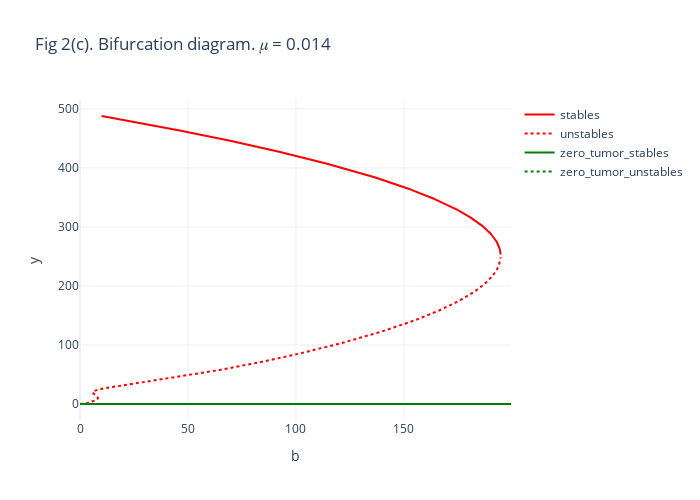

The cell this chart's notebook holds for it:
### Code cell
fig = go.Figure()
stables = df[df.stable & (df.y!=0)]
unstables = df[~df.stable & (df.y!=0)]
zero_tumor_stables = df[df.stable & (df.y==0)]
zero_tumor_unstables = df[~df.stable & (df.y==0)]

fig.add_trace(go.Scatter(x=stables.b, y=stables.y, mode='lines', name = "stables",
              line={"color":"red"}|get_line_mode(stable=True)))
fig.add_trace(go.Scatter(x=unstables.b, y=unstables.y, mode='lines', name = "unstables",
             line={"color":"red"}|get_line_mode(stable=False)))
fig.add_trace(go.Scatter(x=zero_tumor_stables.b, y=zero_tumor_stables.y, mode='lines', name = "zero_tumor_stables",
             line={"color":"green"}|get_line_mode(stable=True)))
fig.add_trace(go.Scatter(x=zero_tumor_unstables.b, y=zero_tumor_unstables.y, mode='lines', name = "zero_tumor_unstables",
             line={"color":"green"}|get_line_mode(stable=False)))

fig.update_layout(title="Fig 2(c). Bifurcation diagram. 𝜇 = 0.014")
fig.update_layout(xaxis={"title": "b"}, yaxis={"title": "y"}, template="plotly_white",autosize=False,
    width=700,
    height=500)

### Figure 1 — Plotly figure (JSON) as saved in the notebook; plotly's stock layout.template omitted (floating-point values rounded to 4 significant figures; data arrays with more than 128 entries replaced by an {"elided": "..."} marker saying what was removed)
{"data": [{"line": {"color": "red"}, "mode": "lines", "name": "stables", "type": "scatter", "x": {"elided": "603 float values"}, "y": {"elided": "603 float values"}}, {"line": {"color": "red", "dash": "dot"}, "mode": "lines", "name": "unstables", "type": "scatter", "x": {"elided": "924 float values"}, "y": {"elided": "924 float values"}}, {"line": {"color": "green"}, "mode": "lines", "name": "zero_tumor_stables", "type": "scatter", "x": {"elided": "801 float values"}, "y": {"elided": "801 int values"}}, {"line": {"color": "green", "dash": "dot"}, "mode": "lines", "name": "zero_tumor_unstables", "type": "scatter", "x": [0, 0.5, 0.3, 0.2, 0.1, 0.6, 0.7, 1, 1.3, 1.1, 0.9, 0.4, 1.2, 0.8], "y": [0, 0, 0, 0, 0, 0, 0, 0, 0, 0, 0, 0, 0, 0]}], "layout": {"autosize": false, "height": 500, "title": {"text": "Fig 2(c). Bifurcation diagram. 𝜇 = 0.014"}, "width": 700, "xaxis": {"autorange": true, "range": [0, 199.6], "title": {"text": "b"}, "type": "linear"}, "yaxis": {"autorange": true, "range": [-27.1, 515.0], "title": {"text": "y"}, "type": "linear"}}}
